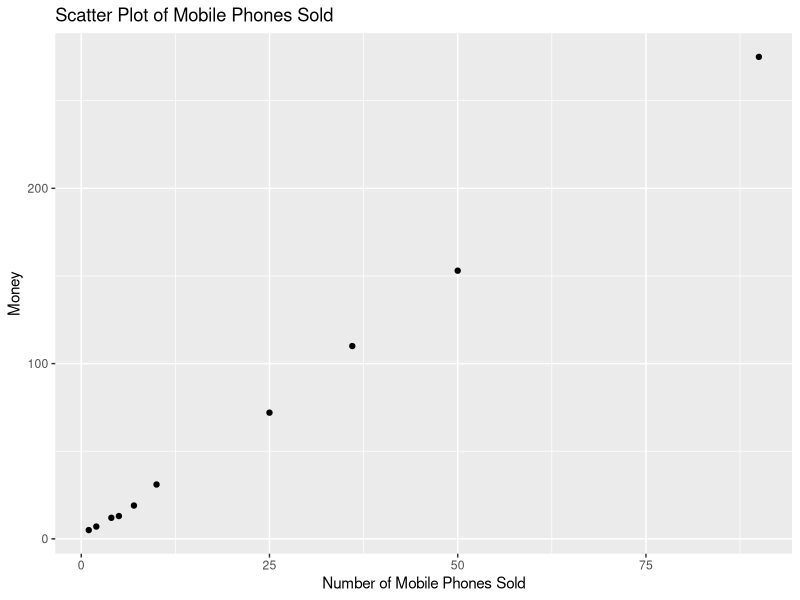

R code for this plot:
x_values <- c(4, 1, 5, 7, 10, 2, 50, 25, 90, 36)
y_values <- c(12, 5, 13, 19, 31, 7, 153, 72, 275, 110)

library(ggplot2)  # Load ggplot2 package
# Create a data frame
data <- data.frame(x = x_values, y = y_values)
# Create a scatter plot
scatter_plot <- ggplot(data, aes(x = x, y = y)) +
  geom_point() +  # Add points to the plot
  labs(title = "Scatter Plot of Mobile Phones Sold", x = "Number of Mobile Phones Sold", y = "Money")  # Set title and axis labels
# Display the scatter plot
print(scatter_plot)

